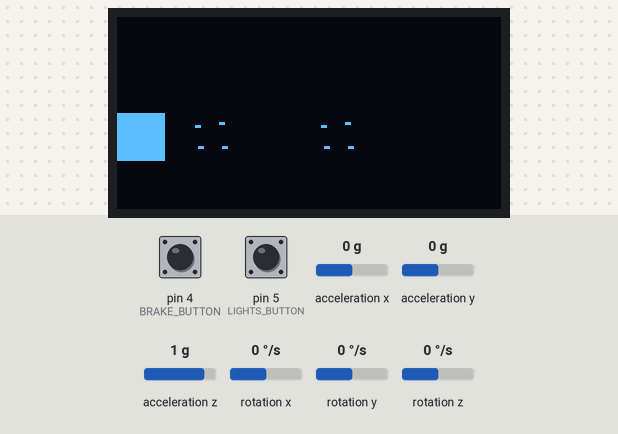
Bench run of a sketch on a simulated Arduino Uno, built with avr-gcc and run on an emulated ATmega328P. On the bench: 128×64 one-colour display. The inputs (shaded band) are chosen by the test bench; at power-on: acceleration y 0 g, pin 5 (LIGHTS_BUTTON) HIGH, rotation x 0 °/s, pin 4 (BRAKE_BUTTON) HIGH, acceleration x 0 g, acceleration z 1 g, rotation y 0 °/s, rotation z 0 °/s. No radio packets arrive unless stated; what the sketch prints to the serial monitor is not drawn.

Above: at 3.2 s.
3.3 s: acceleration y set to 1.4 g
At 6.29 s:
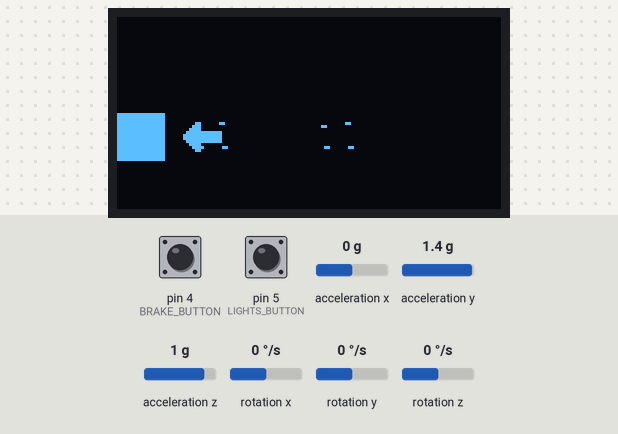
6.3 s: pin 5 (LIGHTS_BUTTON) pulled LOW for 0.15 s
At 7.4 s:
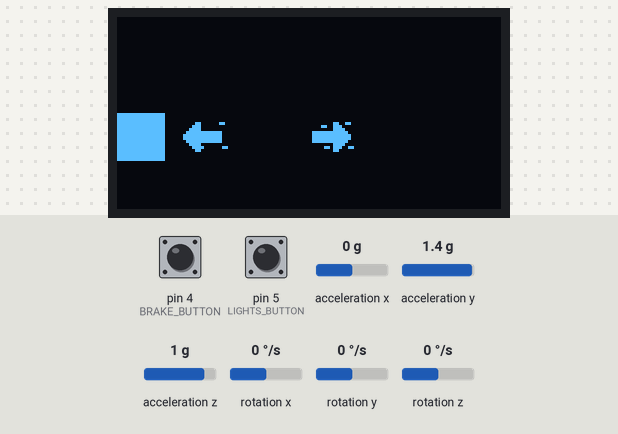
9.4 s: rotation x set to 192 °/s
12.4 s: pin 4 (BRAKE_BUTTON) pulled LOW for 0.15 s
At 14.7 s:
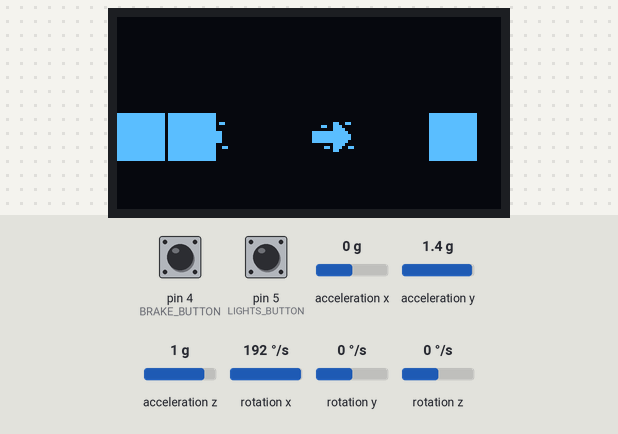
15.0 s: pin 5 (LIGHTS_BUTTON) pulled LOW for 1 s
19.0 s: pin 4 (BRAKE_BUTTON) pulled LOW for 1 s
At 22.7 s:
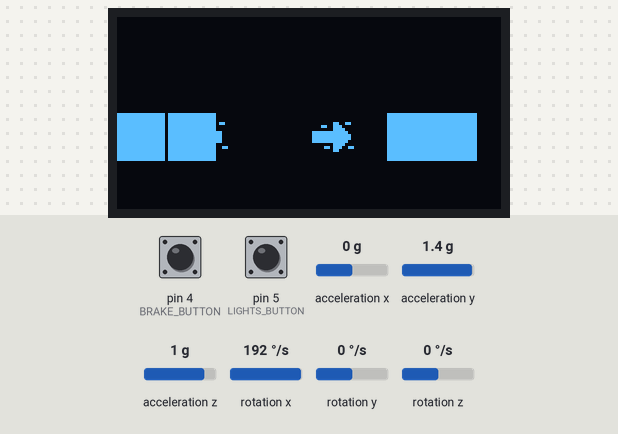
Timing chart, 0 to 24.0 s (numbered marks = the images above; inputs shaded):
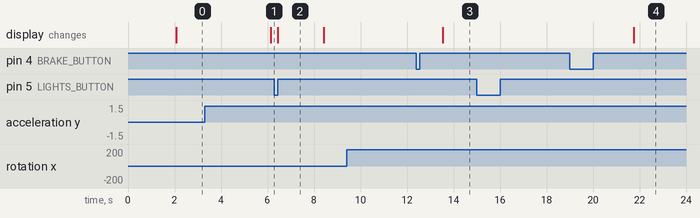

The sketch:

EmisorFinal.ino
```cpp
/*
 * Coded by:
 *  Robin Costas del Moral
 *  Antonio Jaimez Jimenez
 *
 *    TE < ETSIIT < UGR
 *
 */

#include <RH_ASK.h>
#include <SPI.h> // Not actually used but needed to compile
#include <I2Cdev.h>
#include <MPU6050.h>
#include <Wire.h>
#include <Adafruit_GFX.h>
#include <Adafruit_SSD1306.h>

// Defines for Arduino PINs
#define LIGHTS_BUTTON 5
#define BRAKE_BUTTON 4
#define OUT 4
#define IN 3

// Defines for message codes
#define RIGHT_MESSAGE 0
#define LEFT_MESSAGE 1
#define LIGHTS_MESSAGE 2
#define BRAKE_MESSAGE 3

#define SCREEN_WIDTH 128 // OLED display width, in pixels
#define SCREEN_HEIGHT 64 // OLED display height, in pixels

#define LOGO_HEIGHT   16
#define LOGO_WIDTH    16

// Variables for the MPU6050
MPU6050 accelgyro;

int ax, ay, az;
int gx, gy, gz;
long prev_time;
float dt;
float ang_x;
float ang_x_prev;

// Radio
RH_ASK driver(2000, 7, 6, 10);

// Bool for lights status controlling
bool active_lights = false;
bool active_brake = false;
bool active_left = false;
bool active_right = false;


Adafruit_SSD1306 display = Adafruit_SSD1306(SCREEN_WIDTH, SCREEN_HEIGHT, &Wire);

 /*
 0- 0 0 0 0 0 0 0 0 0 0 0 0 0 0 0 0
 1- 0 0 0 0 0 0 0 0 0 0 0 0 0 0 0 0
 2- 0 0 0 0 0 0 0 0 0 0 0 0 0 0 0 0
 3- 0 0 0 0 X X X 0 X X X X X 0 0 0
 4- 0 0 X X X 0 0 0 X X X X X X 0 0
 5- X X X 0 0 0 0 X X X X X X X X 0
 6- 0 0 0 0 X X 0 X X X X X X X X X
 7- 0 0 X X X 0 0 X X X X X X X X X
 8- X X X 0 0 0 0 X X X X X X X X X
 9- 0 0 0 0 X X 0 X X X X X X X X X
 A- 0 0 X X X 0 0 X X X X X X X X 0
 B- X X X 0 0 0 0 0 X X X X X X 0 0
 C- 0 0 0 0 X X X 0 X X X X X 0 0 0
 D- 0 0 X X X 0 0 0 0 0 0 0 0 0 0 0
 E- X X X 0 0 0 0 0 0 0 0 0 0 0 0 0
 F- 0 0 0 0 0 0 0 0 0 0 0 0 0 0 0 0

 */
static const unsigned char PROGMEM LIGHTS_LOGO[] =
{ B00000000, B00000000,
  B00000000, B00000000,
  B00000000, B00000000,
  B00001110, B11111000,
  B00111000, B11111100,
  B11100001, B11111110,
  B00001101, B11111111,
  B00111001, B11111111,
  B11100001, B11111111,
  B00001101, B11111111,
  B00111001, B11111110,
  B11100000, B11111100,
  B00001110, B11111000,
  B00111000, B00000000,
  B11100000, B00000000,
  B00000000, B00000000 };
  /*
 0- 0 0 0 0 0 0 0 0 0 0 0 0 0 0 0 0
 1- 0 0 0 0 0 0 0 0 0 0 0 0 0 0 0 0
 2- 0 0 0 0 0 0 0 0 0 0 0 0 0 0 0 0
 3- 0 0 0 0 0 X X 0 0 0 0 0 0 0 0 0
 4- 0 0 0 0 X X X 0 0 0 0 0 0 0 0 0
 5- 0 0 0 X X X X 0 0 0 0 0 0 0 0 0
 6- 0 0 X X X X X X X X X X X X 0 0
 7- 0 X X X X X X X X X X X X X 0 0
 8- 0 X X X X X X X X X X X X X 0 0
 9- 0 0 X X X X X X X X X X X X 0 0
 A- 0 0 0 X X X X 0 0 0 0 0 0 0 0 0
 B- 0 0 0 0 X X X 0 0 0 0 0 0 0 0 0
 C- 0 0 0 0 0 X X 0 0 0 0 0 0 0 0 0
 D- 0 0 0 0 0 0 0 0 0 0 0 0 0 0 0 0
 E- 0 0 0 0 0 0 0 0 0 0 0 0 0 0 0 0
 F- 0 0 0 0 0 0 0 0 0 0 0 0 0 0 0 0

 */
static const unsigned char PROGMEM LEFT_LOGO[] =
{ B00000000, B00000000,
  B00000000, B00000000,
  B00000000, B00000000,
  B00000110, B00000000,
  B00001110, B00000000,
  B00011110, B00000000,
  B00111111, B11111100,
  B01111111, B11111100,
  B01111111, B11111100,
  B00111111, B11111100,
  B00011110, B00000000,
  B00001110, B00000000,
  B00000110, B00000000,
  B00000000, B00000000,
  B00000000, B00000000,
  B00000000, B00000000 };

static const unsigned char PROGMEM RIGHT_LOGO[] =
{ B00000000, B00000000,
  B00000000, B00000000,
  B00000000, B00000000,
  B00000000, B01100000,
  B00000000, B01110000,
  B00000000, B01111000,
  B00111111, B11111100,
  B00111111, B11111110,
  B00111111, B11111110,
  B00111111, B11111100,
  B00000000, B01111000,
  B00000000, B01110000,
  B00000000, B01100000,
  B00000000, B00000000,
  B00000000, B00000000,
  B00000000, B00000000 };

static const unsigned char PROGMEM NULL_LOGO[] =
{ B00000000, B00000000,
  B00000000, B00000000,
  B00000000, B00000000,
  B00000000, B00000000,
  B00000000, B00000000,
  B00000000, B00000000,
  B00000000, B00000000,
  B00000000, B00000000,
  B00000000, B00000000,
  B00000000, B00000000,
  B00000000, B00000000,
  B00000000, B00000000,
  B00000000, B00000000,
  B00000000, B00000000,
  B00000000, B00000000,
  B00000000, B00000000};
/**********************************************************
 * Setup
 * Initialization of the main components and variables
 **********************************************************/
void setup()
{
  Serial.begin(9600);
  /*if(!display.begin(SSD1306_SWITCHCAPVCC, 0x3C)) { // Address 0x3D for 128x64
    Serial.println(F("SSD1306 allocation failed"));
    for(;;); // Don't proceed, loop forever
  }*/
  // MPU6050 initialization
  #if I2CDEV_IMPLEMENTATION == I2CDEV_ARDUINO_WIRE
    Wire.begin();
  #elif I2CDEV_IMPLEMENTATION == I2CDEV_BUILTIN_FASTWIRE
    Fastwire::setup(400, true);
  #endif

  Serial.println("Initializing I2C devices...");
  accelgyro.initialize();
  // verify connection
  Serial.println("Testing device connections...");
  Serial.println(accelgyro.testConnection() ? "MPU6050 connection successful" : "MPU6050 connection failed");

  // Radio initialization
  if (!driver.init())
    Serial.println("init failed");

  display.display();
  delay(2000);

  // PIN initialization
  pinMode(LIGHTS_BUTTON, INPUT);
  pinMode(BRAKE_BUTTON, INPUT);

}


void drawbitmap(int logo) {
  int16_t p_x,p_y;
  p_y = 64/2;

  if(logo == 0){
    p_x=(128/3)-(128/6);
      display.drawBitmap(p_x,p_y,LEFT_LOGO, LOGO_WIDTH, LOGO_HEIGHT, 1);
  }
  else if(logo == 2){
    p_x=((128/3)*2)-(128/6);
      display.drawBitmap(p_x,p_y,RIGHT_LOGO, LOGO_WIDTH, LOGO_HEIGHT, 1);
  }
  else if(logo == 3){
    p_x=((128/3)*2)-(128/6);
      display.drawBitmap(p_x,p_y,LIGHTS_LOGO, LOGO_WIDTH, LOGO_HEIGHT, 1);
  }
}

void erasebitmap(int logo) {
  int p_x,p_y;
  p_y = 64/2;
  unsigned char PROGMEM logo_bmp;
  if(logo == 0){
    p_x=(128/3)-(128/6);
    logo_bmp = NULL_LOGO;
  }
  else if(logo == 2){
    p_x=((128/3)*2)-(128/6);
    logo_bmp = NULL_LOGO;
  }
  else if(logo == 3){
    p_x=((128/3)*2)-(128/6);
    logo_bmp = NULL_LOGO;
  }

  display.drawBitmap(p_x,p_y,(uint8_t *) logo_bmp, LOGO_WIDTH, LOGO_HEIGHT, 1);
}

/******************************************************
 *  updateFiltered
 *  Update MPU 'y' angle using complementary filter
 ******************************************************/
void updateFiltered()
{
  dt = (millis() - prev_time) / 1000.0;
  prev_time = millis();

  //Acelerometer angle calculation
  float accel_ang_x = atan(ay / sqrt(pow(ax, 2) + pow(az, 2))) * (180.0 / 3.14);
//  float accel_ang_y = atan(-ax / sqrt(pow(ay, 2) + pow(az, 2))) * (180.0 / 3.14);

  //Gyroscope and complementary filter rotation angle calculation
  ang_x = 0.98 * (ang_x_prev + (gx / 131) * dt) + 0.02 * accel_ang_x;

  ang_x_prev = ang_x;
}

/******************************************************
 * sendMessage(message to be sent)
 * Sends the message given as a parameter via the driver
 ******************************************************/
void sendMessage(char * message) {
  Serial.print("Enviando");
  Serial.println(message);
  driver.send((uint8_t *)message, strlen(message));
  driver.waitPacketSent();
}

/*******************************************************
 * Main loop
 * Check for MPU and button status and send messages
 * accordingly
 *******************************************************/
void loop()
{
  //Serial.print("Angulo = ");
  //Serial.println(ang_y);
  accelgyro.getMotion6(&ax, &ay, &az, &gx, &gy, &gz);
  updateFiltered();

///////////////////////////////////////////////////////INTERMITENTE IZQ/////////
  if (ang_x > 45) {
    if(!active_left){
      sendMessage("0");
      active_left = true;
      drawbitmap(0);
    }
  }
  else {
    erasebitmap(0);
    active_left = false;
  }

///////////////////////////////////////////////////////INTERMITENTE DER/////////
  if (ang_x < -45) {
    if(!active_right){
      sendMessage("1");
      active_right = true;
      drawbitmap(1);
    }
  }
  else {
    erasebitmap(1);
    active_right = false;
  }

///////////////////////////////////////////////////////LUCES///////////////////
  if (digitalRead(LIGHTS_BUTTON)==LOW) {
    if(!active_lights){
      sendMessage("2");
      active_lights = true;
      drawbitmap(2);
    }
  }
  else {
    erasebitmap(2);
    active_lights = false;
  }


///////////////////////////////////////////////////////FRENO///////////////////
  if (digitalRead(BRAKE_BUTTON)==LOW) {
    if(!active_brake){
      sendMessage("3");
      active_brake = true;
    }
  }
  else {
    if(active_brake){
      sendMessage("3");
      active_brake = false;
    }
  }
  display.display();
  delay(1);

}
```

Measured:
- after the input at 3.3 s, the display: changes after 2.8 s (image 1)
- after the input at 6.3 s, the display: changes after 0.15 s (image 2)
- after the input at 9.4 s, every drawn part: stays the same
- after the input at 15.0 s, every drawn part: stays the same
- after the input at 19.0 s, the display: changes after 2.7 s (image 4)
